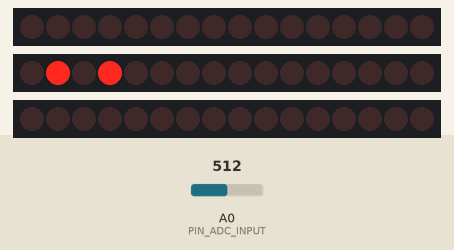
This sketch was run on a simulated Arduino Zero (SAMD21). On the bench: 3 × 16 shift-register outputs drawn as a row of LEDs (first output left, lit = HIGH). Wiring (inferred from the names in the program): 3 × 2 × shift register (74HC595): data D2, shift clock D3 / data D5, shift clock D4 / data D7, shift clock D6. Wiring (inferred from the signals the program sends): 3 × row of LEDs: on Q0, Q1, Q2, Q3, Q4, Q5, Q6, Q7, Q8, Q9, Q10, Q11, Q12, Q13, Q14, Q15 / on Q0, Q1, Q2, Q3, Q4, Q5, Q6, Q7, Q8, Q9, Q10, Q11, Q12, Q13, Q14, Q15 / on Q0, Q1, Q2, Q3, Q4, Q5, Q6, Q7, Q8, Q9, Q10, Q11, Q12, Q13, Q14, Q15. The test bench sets the inputs (shaded band); at power-on: A0 (PIN_ADC_INPUT) = 512. What the sketch prints to the serial monitor is not drawn.

Above: at 0.16 s.
At 1.2 s:
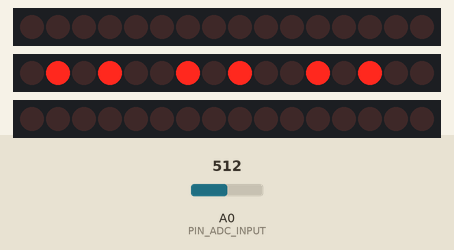
1.3 s: A0 (PIN_ADC_INPUT) set to 411
3.1 s: A0 (PIN_ADC_INPUT) set to 387
Timing chart, 0 to 11.0 s (numbered marks = the images above; inputs shaded):
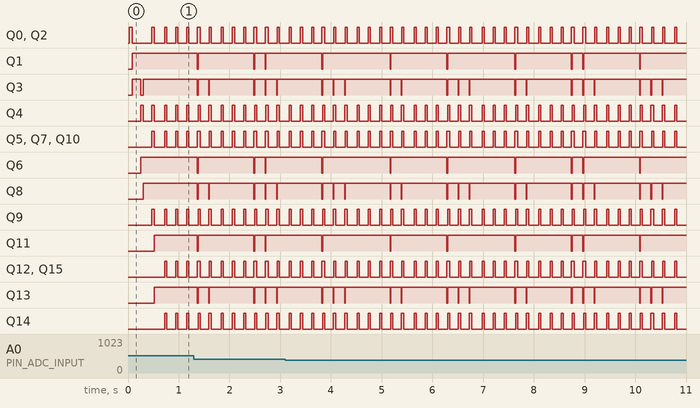

The sketch:

MatrixArray.ino
```cpp
/**********************************************************************************************************
* Project: MatrixArray.ino
* By: Chris Wittmier @ Sensitronics LLC
* LastRev: 09/09/2015
* Description: FSR MatrixArray Demonstration of Sensitronics' 16x10 element resistive ThruMode. Scanning
* electronics consist of 2 HCT595 shift registers, and 2 4051 multiplexers connected to Arduino Uno.
**********************************************************************************************************/


/**********************************************************************************************************
* MACROS / PIN DEFS
**********************************************************************************************************/
#define BAUD_RATE                 9600
#define ROW_COUNT                 10
#define COLUMN_COUNT              16

#define PIN_ADC_INPUT             A0
#define PIN_SHIFT_REGISTER_DATA   2
#define PIN_SHIFT_REGISTER_CLOCK  3
#define PIN_MUX_CHANNEL_0         4  //channel pins 0, 1, 2, etc must be wired to consecutive Arduino pins
#define PIN_MUX_CHANNEL_1         5
#define PIN_MUX_CHANNEL_2         6
#define PIN_MUX_INHIBIT_0         7  //inhibit = active low enable. All mux IC enables must be wired to consecutive Arduino pins
#define PIN_MUX_INHIBIT_1         8
#define dataPin         9

#define ROWS_PER_MUX              8
#define MUX_COUNT                 2
#define CHANNEL_PINS_PER_MUX      3


/**********************************************************************************************************
* GLOBALS
**********************************************************************************************************/
int current_enabled_mux = MUX_COUNT - 1;  //init to number of last mux so enabled mux increments to first mux on first scan.


/**********************************************************************************************************
* setup()
**********************************************************************************************************/
void setup()
{
  Serial.begin(BAUD_RATE);
  pinMode(PIN_ADC_INPUT, INPUT);
  pinMode(PIN_SHIFT_REGISTER_DATA, OUTPUT);
  pinMode(PIN_SHIFT_REGISTER_CLOCK, OUTPUT);
  pinMode(PIN_MUX_CHANNEL_0, OUTPUT);
  pinMode(PIN_MUX_CHANNEL_1, OUTPUT);
  pinMode(PIN_MUX_CHANNEL_2, OUTPUT);
  pinMode(PIN_MUX_INHIBIT_0, OUTPUT);
  pinMode(PIN_MUX_INHIBIT_1, OUTPUT);

  // added this method to view on oscill
  shiftOut(dataPin, PIN_SHIFT_REGISTER_CLOCK, MSBFIRST, B00111010);
}


/**********************************************************************************************************
* loop()
**********************************************************************************************************/
void loop()
{
  for(int i = 0; i < ROW_COUNT; i ++)
  {
    setRow(i);
    shiftColumn(true);
    shiftColumn(false);                         //with SR clks tied, latched outputs are one clock behind
    for(int j = 0; j < COLUMN_COUNT; j ++)
    {
      int raw_reading = analogRead(PIN_ADC_INPUT);
      byte send_reading = (byte) (lowByte(raw_reading >> 2));
      shiftColumn(false);
      printFixed(send_reading);
      Serial.print(" ");
    }
    Serial.println();
  }
  Serial.println();
  delay(200);
}


/**********************************************************************************************************
* setRow() - Enable single mux IC and channel to read specified matrix row.
**********************************************************************************************************/
void setRow(int row_number)
{
  if((row_number % ROWS_PER_MUX) == 0)  //We've reached channel 0 of a mux IC, so disable the previous mux IC, and enable the next mux IC
  {
    digitalWrite(PIN_MUX_INHIBIT_0 + current_enabled_mux, HIGH);  //Muxes are enabled using offset from MUX_INHIBIT_0. This is why mux inhibits MUST be wired to consecutive Arduino pins!
    current_enabled_mux ++;
    if(current_enabled_mux >= MUX_COUNT)
    {
      current_enabled_mux = 0;
    }
    digitalWrite(PIN_MUX_INHIBIT_0 + current_enabled_mux, LOW);  //enable the next mux, active low
  }
  for(int i = 0; i < CHANNEL_PINS_PER_MUX; i ++)
  {
    if(bitRead(row_number, i))
    {
      digitalWrite(PIN_MUX_CHANNEL_0 + i, HIGH);
    }
    else
    {
      digitalWrite(PIN_MUX_CHANNEL_0 + i, LOW);
    }
  }
}


/**********************************************************************************************************
* shiftColumn() - Shift out a high bit to drive first column, or increment column by shifting out a low
* bit to roll high bit through cascaded shift register outputs.
**********************************************************************************************************/
void shiftColumn(boolean is_first)
{
  if(is_first)
  {
    digitalWrite(PIN_SHIFT_REGISTER_DATA, HIGH);
  }
  digitalWrite(PIN_SHIFT_REGISTER_CLOCK, HIGH);
  digitalWrite(PIN_SHIFT_REGISTER_CLOCK, LOW);
  if(is_first)
  {
    digitalWrite(PIN_SHIFT_REGISTER_DATA, LOW);
  }
}


/**********************************************************************************************************
* printFixed() - print a value padded with leading spaces such that the value always occupies a fixed
* number of characters / space in the output terminal.
**********************************************************************************************************/
void printFixed(byte value)
{
  if(value < 10)
  {
    Serial.print("  ");
  }
  else if(value < 100)
  {
    Serial.print(" ");
  }
  Serial.print(value);
}
```
